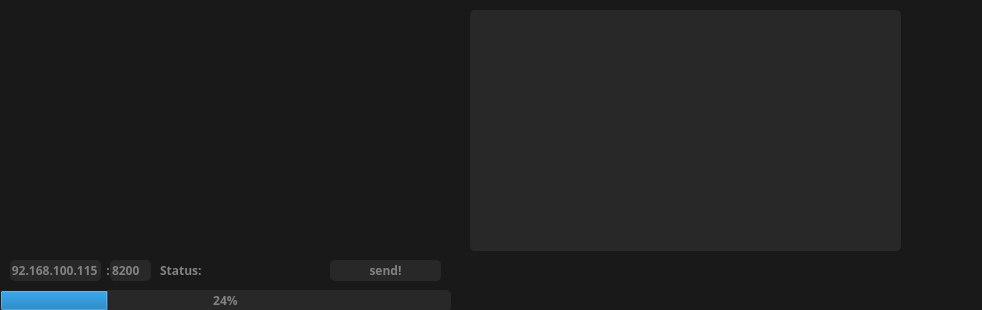
<?xml version="1.0" encoding="UTF-8"?>
<ui version="4.0">
 <class>MainWindow</class>
 <widget class="QMainWindow" name="MainWindow">
  <property name="geometry">
   <rect>
    <x>0</x>
    <y>0</y>
    <width>982</width>
    <height>310</height>
   </rect>
  </property>
  <property name="font">
   <font>
    <family>Mona-Sans Regular</family>
    <pointsize>22</pointsize>
    <italic>true</italic>
   </font>
  </property>
  <property name="windowTitle">
   <string>MainWindow</string>
  </property>
  <property name="styleSheet">
   <string notr="true">QMainWindow {
	background-color: rgb(25, 25, 25);
	color: rgb(130, 130, 130);

	border-radius: 5px;
}

QLabel{
	color: rgb(130, 130, 130);
}

QLineEdit{
	background-color: rgb(40, 40, 40);
	color: rgb(130, 130, 130);

	border-radius: 5px;
}

QListView{
	background-color: rgb(40, 40, 40);
	color: rgb(130, 130, 130);

	border-radius: 5px;
}

QProgressBar{
	background-color: rgb(40, 40, 40);
	color: rgb(130, 130, 130);

	border-radius: 5px;
}

QPushButton{
	background-color: rgb(40, 40, 40);
	color: rgb(130, 130, 130);

	border-radius: 5px;
}

QPushButton:pressed {
	background-color: rgb(130, 130, 130);
	color: rgb(130, 130, 130);

	border-radius: 5px;
}</string>
  </property>
  <widget class="QWidget" name="centralwidget">
   <widget class="QLineEdit" name="le_ip">
    <property name="geometry">
     <rect>
      <x>10</x>
      <y>260</y>
      <width>91</width>
      <height>21</height>
     </rect>
    </property>
    <property name="font">
     <font>
      <family>Bahnschrift SemiBold</family>
      <pointsize>9</pointsize>
      <weight>75</weight>
      <italic>false</italic>
      <bold>true</bold>
     </font>
    </property>
    <property name="text">
     <string>192.168.100.115</string>
    </property>
    <property name="alignment">
     <set>Qt::AlignCenter</set>
    </property>
   </widget>
   <widget class="QPushButton" name="btn_send">
    <property name="geometry">
     <rect>
      <x>330</x>
      <y>260</y>
      <width>111</width>
      <height>21</height>
     </rect>
    </property>
    <property name="font">
     <font>
      <family>Bahnschrift SemiBold</family>
      <pointsize>9</pointsize>
      <weight>75</weight>
      <italic>false</italic>
      <bold>true</bold>
     </font>
    </property>
    <property name="text">
     <string>send!</string>
    </property>
   </widget>
   <widget class="QProgressBar" name="pb_progress">
    <property name="geometry">
     <rect>
      <x>0</x>
      <y>290</y>
      <width>451</width>
      <height>21</height>
     </rect>
    </property>
    <property name="font">
     <font>
      <family>Bahnschrift SemiBold</family>
      <pointsize>9</pointsize>
      <weight>75</weight>
      <italic>false</italic>
      <bold>true</bold>
     </font>
    </property>
    <property name="value">
     <number>24</number>
    </property>
    <property name="alignment">
     <set>Qt::AlignCenter</set>
    </property>
    <property name="textVisible">
     <bool>true</bool>
    </property>
    <property name="orientation">
     <enum>Qt::Horizontal</enum>
    </property>
    <property name="invertedAppearance">
     <bool>false</bool>
    </property>
   </widget>
   <widget class="QLabel" name="lbl_status">
    <property name="geometry">
     <rect>
      <x>160</x>
      <y>260</y>
      <width>161</width>
      <height>20</height>
     </rect>
    </property>
    <property name="font">
     <font>
      <family>Bahnschrift SemiBold</family>
      <pointsize>9</pointsize>
      <weight>75</weight>
      <italic>false</italic>
      <bold>true</bold>
     </font>
    </property>
    <property name="text">
     <string>Status:</string>
    </property>
    <property name="textFormat">
     <enum>Qt::AutoText</enum>
    </property>
    <property name="scaledContents">
     <bool>false</bool>
    </property>
    <property name="alignment">
     <set>Qt::AlignLeading|Qt::AlignLeft|Qt::AlignVCenter</set>
    </property>
   </widget>
   <widget class="QLineEdit" name="lineEdit">
    <property name="geometry">
     <rect>
      <x>110</x>
      <y>260</y>
      <width>41</width>
      <height>21</height>
     </rect>
    </property>
    <property name="font">
     <font>
      <family>Bahnschrift SemiBold</family>
      <pointsize>9</pointsize>
      <weight>75</weight>
      <italic>false</italic>
      <bold>true</bold>
     </font>
    </property>
    <property name="text">
     <string>8200</string>
    </property>
   </widget>
   <widget class="QLabel" name="lbl_dot">
    <property name="geometry">
     <rect>
      <x>100</x>
      <y>260</y>
      <width>16</width>
      <height>20</height>
     </rect>
    </property>
    <property name="font">
     <font>
      <family>Bahnschrift SemiBold</family>
      <pointsize>9</pointsize>
      <weight>75</weight>
      <italic>false</italic>
      <bold>true</bold>
     </font>
    </property>
    <property name="text">
     <string>:</string>
    </property>
    <property name="scaledContents">
     <bool>false</bool>
    </property>
    <property name="alignment">
     <set>Qt::AlignCenter</set>
    </property>
    <property name="wordWrap">
     <bool>false</bool>
    </property>
   </widget>
   <widget class="QLabel" name="lbl_pic">
    <property name="geometry">
     <rect>
      <x>100</x>
      <y>10</y>
      <width>251</width>
      <height>241</height>
     </rect>
    </property>
    <property name="font">
     <font>
      <family>Bahnschrift SemiBold</family>
      <pointsize>9</pointsize>
      <weight>75</weight>
      <italic>false</italic>
      <bold>true</bold>
     </font>
    </property>
    <property name="text">
     <string/>
    </property>
    <property name="pixmap">
     <pixmap>assets/files.png</pixmap>
    </property>
    <property name="scaledContents">
     <bool>true</bool>
    </property>
    <property name="alignment">
     <set>Qt::AlignCenter</set>
    </property>
    <property name="margin">
     <number>10</number>
    </property>
   </widget>
   <widget class="QListWidget" name="lw_files_to">
    <property name="geometry">
     <rect>
      <x>470</x>
      <y>10</y>
      <width>431</width>
      <height>241</height>
     </rect>
    </property>
   </widget>
  </widget>
 </widget>
 <resources/>
 <connections/>
</ui>
